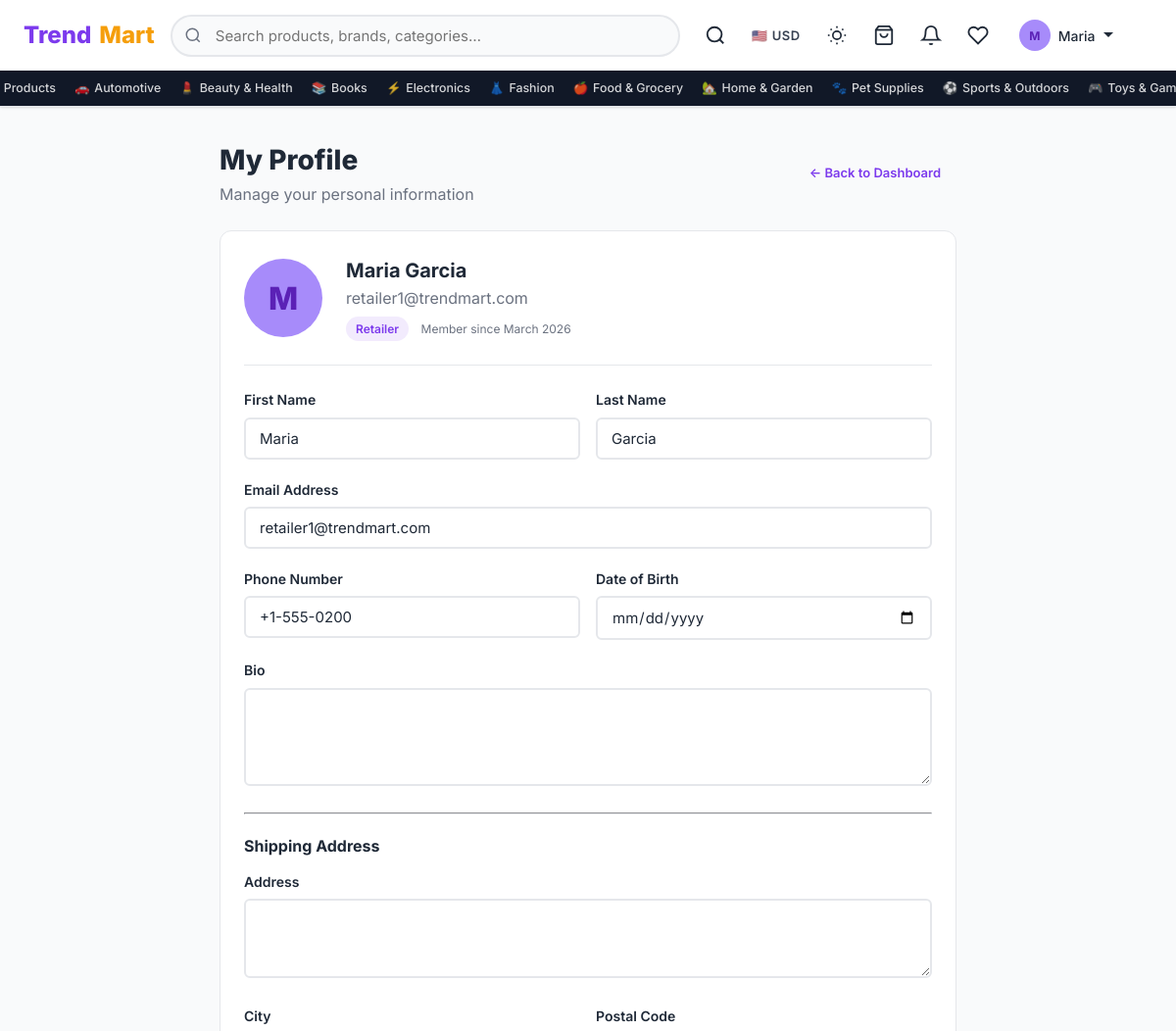
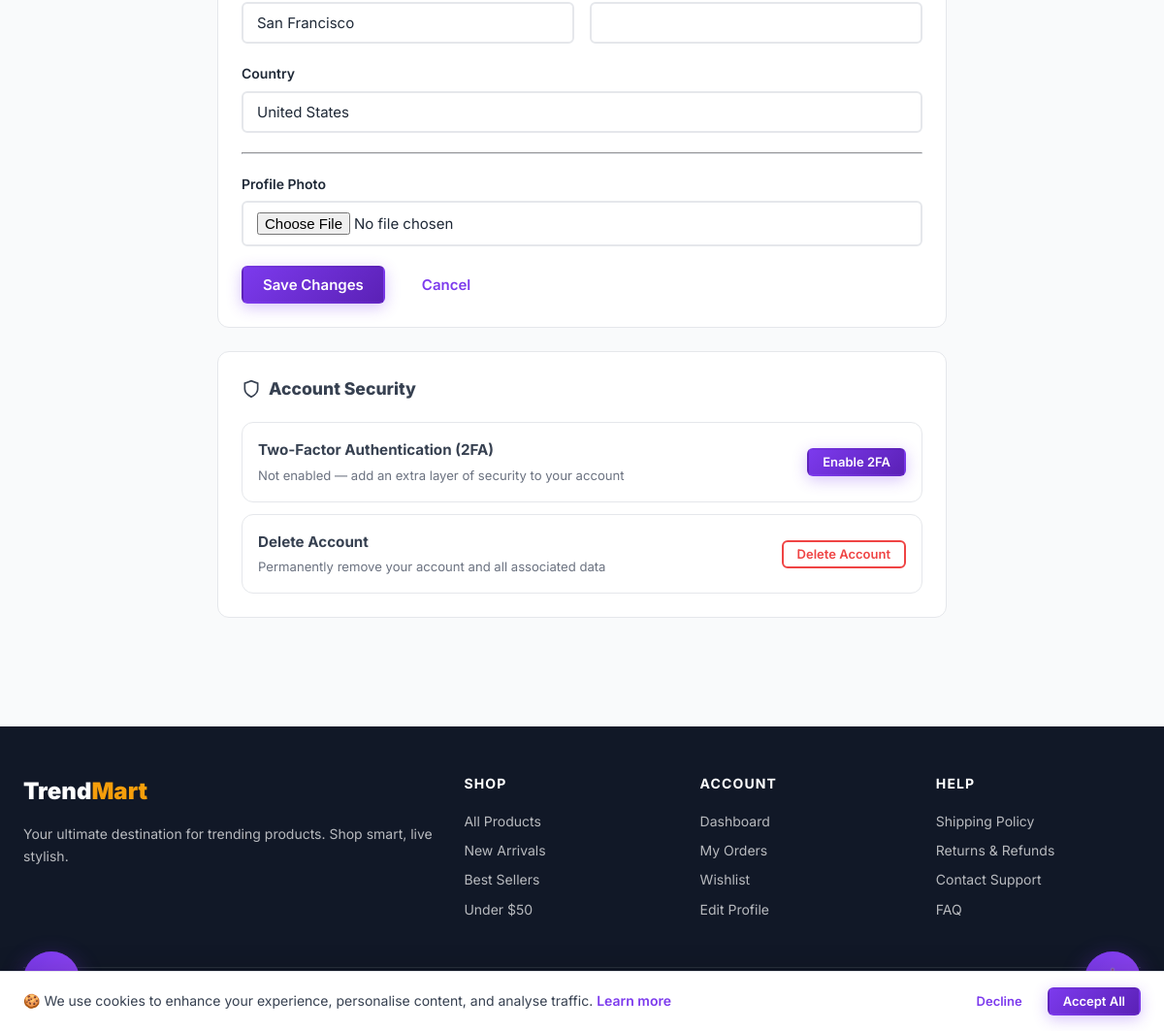
The app's page /profile/ (signed in) with its own data (2 pictures, top to bottom).
### shop/models.py (models this page shows, shortened)
class Category(models.Model):
    name = models.CharField(max_length=200)
    slug = models.SlugField(unique=True, blank=True)
    parent = models.ForeignKey(
        'self', null=True, blank=True, on_delete=models.CASCADE, related_name='children'
    )
    description = models.TextField(blank=True)
    icon = models.CharField(max_length=100, blank=True, help_text="Emoji or CSS icon class")
    image = models.ImageField(upload_to='categories/', blank=True, null=True)
    is_active = models.BooleanField(default=True)
    order = models.PositiveIntegerField(default=0)
    class Meta:
        verbose_name_plural = "Categories"
        ordering = ['order', 'name']

class UserProfile(models.Model):
    ROLE_CHOICES = [
        ('customer', 'Customer'),    # Default — can browse, purchase, review
        ('retailer', 'Retailer'),    # Can list & manage their own products
        ('admin', 'Administrator'),  # Full platform control (mirrors is_staff)
    ]
    user = models.OneToOneField(User, on_delete=models.CASCADE, related_name='profile')
    role = models.CharField(max_length=20, choices=ROLE_CHOICES, default='customer')
    phone = models.CharField(max_length=20, blank=True)
    address = models.TextField(blank=True)
    city = models.CharField(max_length=100, blank=True)
    country = models.CharField(max_length=100, blank=True)
    postal_code = models.CharField(max_length=20, blank=True)
    avatar = models.ImageField(upload_to='avatars/', blank=True, null=True)
    bio = models.TextField(blank=True)
    date_of_birth = models.DateField(null=True, blank=True)
    ai_preferences = models.JSONField(default=dict, blank=True)
    totp_secret = models.CharField(max_length=64, blank=True, default='')
    totp_enabled = models.BooleanField(default=False)
    accessibility_prefs = models.JSONField(default=dict, blank=True)
    created_at = models.DateTimeField(auto_now_add=True)
    updated_at = models.DateTimeField(auto_now=True)

### shop/views.py (the view)
# urls.py: path('profile/', views.profile_view, name='profile'),
@login_required
def profile_view(request):
    profile, _ = UserProfile.objects.get_or_create(user=request.user)
    if request.method == 'POST':
        form = UserProfileForm(request.POST, request.FILES, instance=profile)
        if form.is_valid():
            form.save()
            request.user.first_name = form.cleaned_data.get('first_name', '')
            request.user.last_name = form.cleaned_data.get('last_name', '')
            request.user.email = form.cleaned_data.get('email', '')
            request.user.save()
            messages.success(request, "Profile updated successfully!")
            return redirect('shop:profile')
    else:
        form = UserProfileForm(instance=profile, initial={
            'first_name': request.user.first_name,
            'last_name': request.user.last_name,
            'email': request.user.email,
        })
    return render(request, 'shop/auth/profile.html', {'form': form, 'profile': profile})

### templates/shop/auth/profile.html (shortened to what this page needs)
{% extends "shop/base.html" %}
{% block content %}
<div class="container" style="padding-top:2rem;padding-bottom:3rem;max-width:800px">
  <div style="display:flex;align-items:center;justify-content:space-between;margin-bottom:1.5rem;flex-wrap:wrap;gap:1rem">
    <div>
      <h1 style="font-size:1.75rem;font-weight:800;color:var(--dark)">My Profile</h1>
      <p style="color:var(--text-light)">Manage your personal information</p>
    </div>
    <a href="{% url 'shop:dashboard' %}" class="btn btn-ghost btn-sm">← Back to Dashboard</a>
  </div>
  <div class="card">
    <div style="display:flex;align-items:center;gap:1.5rem;padding-bottom:1.5rem;border-bottom:1px solid var(--border);margin-bottom:1.5rem;flex-wrap:wrap">
      <div class="user-avatar-lg" aria-hidden="true" style="width:80px;height:80px;font-size:2rem">
        {% if profile.avatar %}
          <img src="{{ profile.avatar.url }}" alt="{{ user.get_full_name }}" style="width:80px;height:80px;border-radius:50%;object-fit:cover">
        {% else %}
          {{ user.first_name|first|upper|default:user.username|first|upper }}
        {% endif %}
      </div>
      <div>
        <div style="font-size:1.25rem;font-weight:700;color:var(--dark)">{{ user.get_full_name|default:user.username }}</div>
        <div style="color:var(--text-light)">{{ user.email }}</div>
        <div style="margin-top:.25rem">
          <span class="badge badge-primary">{{ profile.role|capfirst }}</span>
          <span style="color:var(--text-light);font-size:.75rem;margin-left:.5rem">Member since {{ user.date_joined|date:"N Y" }}</span>
        </div>
      </div>
    </div>
    <form method="post" enctype="multipart/form-data" novalidate>
      <div class="form-row">
        <div class="form-group">
          <label class="form-label" for="{{ form.first_name.id_for_label }}">First Name</label>
          {{ form.first_name }}
        </div>
        <div class="form-group">
          <label class="form-label" for="{{ form.last_name.id_for_label }}">Last Name</label>
          {{ form.last_name }}
        </div>
      </div>
      <div class="form-group">
        <label class="form-label" for="{{ form.email.id_for_label }}">Email Address</label>
        {{ form.email }}
      </div>
      <div class="form-row">
        <div class="form-group">
          <label class="form-label" for="{{ form.phone.id_for_label }}">Phone Number</label>
          {{ form.phone }}
        </div>
        <div class="form-group">
          <label class="form-label" for="{{ form.date_of_birth.id_for_label }}">Date of Birth</label>
          {{ form.date_of_birth }}
        </div>
      </div>
      <div class="form-group">
        <label class="form-label" for="{{ form.bio.id_for_label }}">Bio</label>
        {{ form.bio }}
      </div>
      <hr style="margin:1.25rem 0;border-color:var(--border)">
      <p style="font-weight:700;color:var(--dark);margin-bottom:.75rem">Shipping Address</p>
      <div class="form-group">
        <label class="form-label" for="{{ form.address.id_for_label }}">Address</label>
        {{ form.address }}
      </div>
      <div class="form-row">
        <div class="form-group">
          <label class="form-label" for="{{ form.city.id_for_label }}">City</label>
          {{ form.city }}
        </div>
        <div class="form-group">
          <label class="form-label" for="{{ form.postal_code.id_for_label }}">Postal Code</label>
          {{ form.postal_code }}
        </div>
      </div>
      <div class="form-group">
        <label class="form-label" for="{{ form.country.id_for_label }}">Country</label>
        {{ form.country }}
      </div>
      <hr style="margin:1.25rem 0;border-color:var(--border)">
      <div class="form-group">
        <label class="form-label" for="{{ form.avatar.id_for_label }}">Profile Photo</label>
        {{ form.avatar }}
      </div>
      <div style="display:flex;gap:1rem;flex-wrap:wrap">
        <button type="submit" class="btn btn-primary">Save Changes</button>
        <a href="{% url 'shop:dashboard' %}" class="btn btn-ghost">Cancel</a>
      </div>
    </form>
  </div>
  <div class="card" style="margin-top:1.5rem;padding:1.5rem">
    <h2 style="font-size:1.1rem;font-weight:800;margin-bottom:1.25rem;display:flex;align-items:center;gap:.5rem">
      <svg width="20" height="20" viewBox="0 0 24 24" fill="none" stroke="currentColor" stroke-width="2" aria-hidden="true"><path d="M12 22s8-4 8-10V5l-8-3-8 3v7c0 6 8 10 8 10z"/></svg>
      Account Security
    </h2>
    <div style="display:flex;align-items:center;justify-content:space-between;padding:1rem;background:var(--bg);border-radius:var(--radius);border:1.5px solid var(--border);flex-wrap:wrap;gap:1rem">
      <div>
        <div style="font-weight:700;font-size:.95rem">Two-Factor Authentication (2FA)</div>
        {% if profile.totp_enabled %}
          <div style="font-size:.82rem;color:var(--success);font-weight:600;margin-top:.2rem">✅ Enabled — your account is protected</div>
        {% else %}
          <div style="font-size:.82rem;color:var(--text-light);margin-top:.2rem">Not enabled — add an extra layer of security to your account</div>
        {% endif %}
      </div>
      <a href="{% url 'shop:setup_2fa' %}" class="btn {% if profile.totp_enabled %}btn-ghost{% else %}btn-primary{% endif %} btn-sm">
        {% if profile.totp_enabled %}Manage 2FA{% else %}Enable 2FA{% endif %}
      </a>
    </div>
    <div style="display:flex;align-items:center;justify-content:space-between;padding:1rem;background:var(--bg);border-radius:var(--radius);border:1.5px solid var(--border);flex-wrap:wrap;gap:1rem;margin-top:.75rem">
      <div>
        <div style="font-weight:700;font-size:.95rem">Delete Account</div>
        <div style="font-size:.82rem;color:var(--text-light);margin-top:.2rem">Permanently remove your account and all associated data</div>
      </div>
      <a href="{% url 'shop:delete_account' %}" class="btn btn-ghost btn-sm" style="color:var(--error);border-color:var(--error)">Delete Account</a>
    </div>
  </div>
</div>
{% endblock %}

### templates/shop/base.html (shortened to what this page needs)
{% load static %}
<!DOCTYPE html>
<html lang="en">
<head>
  <link rel="stylesheet" href="{% static 'css/main.css' %}?v=21">
</head>
<body>
<header>
  <nav class="navbar" role="navigation" aria-label="Main navigation">
    <div class="navbar-inner">
      <a href="{% url 'shop:home' %}" class="navbar-brand" aria-label="TrendMart Home">
        Trend<span>Mart</span>
      </a>
      <div class="navbar-search" id="navbar-search" role="search">
        <form action="{% url 'shop:search' %}" method="get">
          <input type="search" name="q" id="search-input" value="{{ request.GET.q }}"
                 placeholder="Search products, brands, categories…"
                 autocomplete="off" aria-label="Search products">
        </form>
      </div>
      <div class="navbar-actions">
        <button id="mobile-search-btn" class="nav-icon-btn" aria-label="Search" aria-expanded="false">
          <svg viewBox="0 0 24 24" fill="none" stroke="currentColor" stroke-width="2"><circle cx="11" cy="11" r="8"/><path d="m21 21-4.35-4.35"/></svg>
        </button>
        <div class="currency-selector" title="Select currency">
          <button class="currency-btn" id="currency-btn" aria-label="Currency selector" aria-haspopup="listbox">
            <span id="currency-flag">🇺🇸</span>
            <span id="currency-code">USD</span>
          </button>
        </div>
        <button id="dark-mode-toggle" class="dark-mode-btn" aria-label="Toggle dark mode" aria-pressed="false" title="Toggle dark mode">
        </button>
        <a href="{% url 'shop:cart' %}" class="nav-icon-btn" id="nav-cart-btn" aria-label="Cart ({{ cart_count }} items)">
          <svg viewBox="0 0 24 24" fill="none" stroke="currentColor" stroke-width="2" aria-hidden="true"><path d="M6 2L3 6v14a2 2 0 002 2h14a2 2 0 002-2V6l-3-4z"/><line x1="3" y1="6" x2="21" y2="6"/><path d="M16 10a4 4 0 01-8 0"/></svg>
        </a>
        {% if user.is_authenticated %}
          <div class="nav-bell-wrap">
            <a href="{% url 'shop:notification_list' %}" class="nav-icon-btn" id="notif-bell-btn" aria-label="Notifications">
              <svg viewBox="0 0 24 24" fill="none" stroke="currentColor" stroke-width="2" aria-hidden="true"><path d="M18 8A6 6 0 006 8c0 7-3 9-3 9h18s-3-2-3-9"/><path d="M13.73 21a2 2 0 01-3.46 0"/></svg>
            </a>
          </div>
          <a href="{% url 'shop:wishlist' %}" class="nav-icon-btn" aria-label="Wishlist">
            <svg viewBox="0 0 24 24" fill="none" stroke="currentColor" stroke-width="2" aria-hidden="true"><path d="M20.84 4.61a5.5 5.5 0 00-7.78 0L12 5.67l-1.06-1.06a5.5 5.5 0 00-7.78 7.78L12 21.23l8.84-8.84a5.5 5.5 0 000-7.78z"/></svg>
          </a>
          <div class="user-menu">
            <button class="user-menu-toggle" data-dropdown="user-menu-dropdown"
                    aria-haspopup="true" aria-expanded="false" aria-controls="user-menu-dropdown">
              <div class="user-avatar-sm" aria-hidden="true">{{ user.first_name|first|upper|default:user.username|first|upper }}</div>
              <span>{{ user.first_name|default:user.username }}</span>
              <svg width="12" height="12" viewBox="0 0 12 12" aria-hidden="true"><path fill="currentColor" d="M6 8L1 3h10z"/></svg>
            </button>
          </div>
        {% else %}
          <a href="{% url 'shop:login' %}" class="btn btn-ghost btn-sm">Login</a>
          <a href="{% url 'shop:register' %}" class="btn btn-primary btn-sm">Sign Up</a>
        {% endif %}
      </div>
    </div>
    <div class="nav-categories" role="navigation" aria-label="Category navigation">
      <div class="nav-categories-inner">
        <a href="{% url 'shop:product_list' %}" class="nav-cat-link">All Products</a>
        {% for cat in root_categories %}
          <a href="{% url 'shop:category' cat.slug %}" class="nav-cat-link">
            {% if cat.icon %}<span aria-hidden="true">{{ cat.icon }}</span>{% endif %}
            {{ cat.name }}
          </a>
        {% endfor %}
      </div>
    </div>
  </nav>
</header>
<main id="main-content" tabindex="-1">
  {% block content %}{% endblock %}
</main>
<footer class="footer" role="contentinfo">
  <div class="container">
    <div class="footer-grid">
      <div>
        <div class="footer-brand">Trend<span>Mart</span></div>
        <p class="footer-desc">Your ultimate destination for trending products. Shop smart, live stylish.</p>
      </div>
      <div>
        <div class="footer-col-title">Shop</div>
        <a href="{% url 'shop:product_list' %}" class="footer-link">All Products</a>
        <a href="{% url 'shop:product_list' %}?sort=newest" class="footer-link">New Arrivals</a>
        <a href="{% url 'shop:product_list' %}?sort=popular" class="footer-link">Best Sellers</a>
        <a href="{% url 'shop:product_list' %}?min_price=0&max_price=50" class="footer-link">Under $50</a>
      </div>
      <div>
        <div class="footer-col-title">Account</div>
        {% if user.is_authenticated %}
          <a href="{% url 'shop:dashboard' %}" class="footer-link">Dashboard</a>
          <a href="{% url 'shop:order_list' %}" class="footer-link">My Orders</a>
          <a href="{% url 'shop:wishlist' %}" class="footer-link">Wishlist</a>
          <a href="{% url 'shop:profile' %}" class="footer-link">Edit Profile</a>
        {% else %}
          <a href="{% url 'shop:login' %}" class="footer-link">Login</a>
          <a href="{% url 'shop:register' %}" class="footer-link">Register</a>
          <a href="{% url 'shop:register' %}?role=retailer" class="footer-link">Sell on TrendMart</a>
        {% endif %}
      </div>
      <div>
        <div class="footer-col-title">Help</div>
        <a href="{% url 'shop:shipping_policy' %}" class="footer-link">Shipping Policy</a>
        <a href="{% url 'shop:returns_refunds' %}" class="footer-link">Returns &amp; Refunds</a>
        <a href="{% url 'shop:contact_support' %}" class="footer-link">Contact Support</a>
        <a href="{% url 'shop:faq' %}" class="footer-link">FAQ</a>
      </div>
    </div>
    <div class="footer-bottom">
      <span>&copy; 2026 TrendMart. Developed by George Papasotiriou. All rights reserved.</span>
      <span>Made with ❤️ for great shopping experiences</span>
    </div>
  </div>
</footer>
<div class="ai-chat-widget" role="complementary" aria-label="AI Shopping Assistant">
  <button id="ai-chat-trigger" class="ai-chat-trigger" aria-expanded="false" aria-controls="ai-chat-panel" aria-label="Open AI shopping assistant">
  </button>
</div>
<div class="a11y-hub" id="a11y-hub" role="region" aria-label="Accessibility tools">
  <button class="a11y-main-btn" id="a11y-main-btn" aria-label="Toggle accessibility menu" aria-expanded="false" aria-controls="a11y-options">
  </button>
</div>
<div id="cookie-banner" class="cookie-banner" role="dialog" aria-label="Cookie consent" aria-live="polite">
  <p class="cookie-banner-text">
    🍪 We use cookies to enhance your experience, personalise content, and analyse traffic.
    <a href="#" style="color:var(--primary);font-weight:600">Learn more</a>
  </p>
  <div class="cookie-banner-actions">
    <button id="cookie-decline" class="btn btn-ghost btn-sm">Decline</button>
    <button id="cookie-accept" class="btn btn-primary btn-sm">Accept All</button>
  </div>
</div>
</body>
</html>

### records on screen
Category: icon "🚗", name "Automotive"
Category: icon "💄", name "Beauty & Health"
Category: icon "📚", name "Books"
Category: icon "⚡", name "Electronics"
Category: icon "👗", name "Fashion"
Category: icon "🍎", name "Food & Grocery"
Category: icon "🏡", name "Home & Garden"
Category: icon "🐾", name "Pet Supplies"
Category: icon "⚽", name "Sports & Outdoors"
Category: icon "🎮", name "Toys &…"
UserProfile: role "Retailer", phone "+1-555-0200", city "San Francisco", country "United States"

### other values on screen
{{ user.first_name|first|upper|default:user.username|first|upper }} "M"
{{ user.first_name|default:user.username }} "Maria"
{{ user.get_full_name|default:user.username }} "Maria Garcia"
{{ user.email }} "retailer1@trendmart.com"
{{ user.date_joined|date:"N Y" }} "March 2026"
